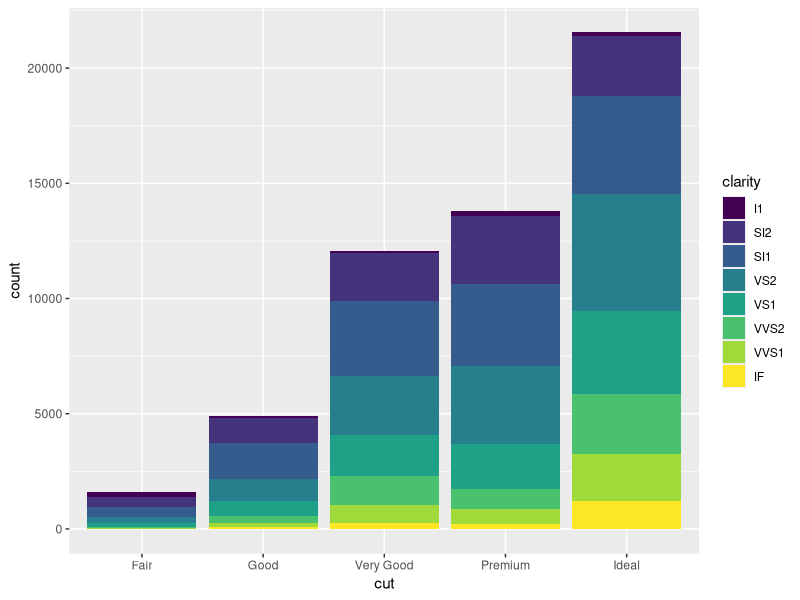
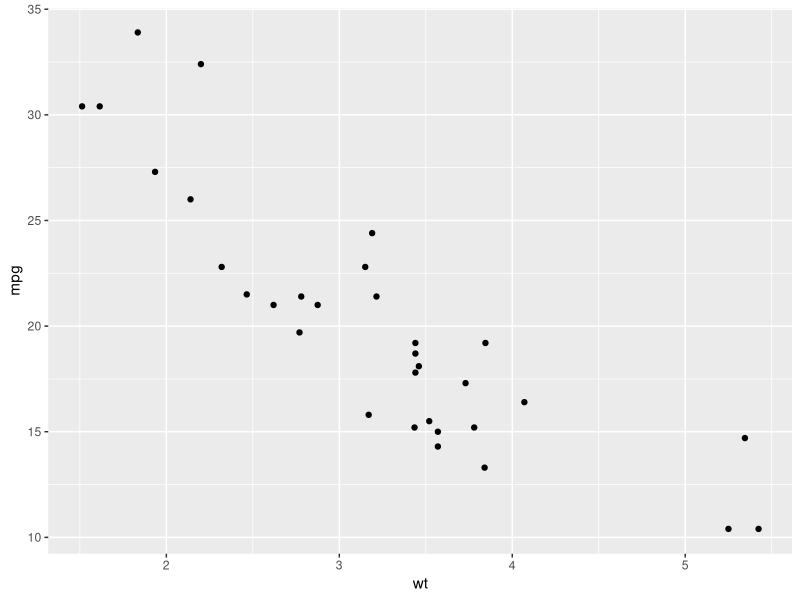
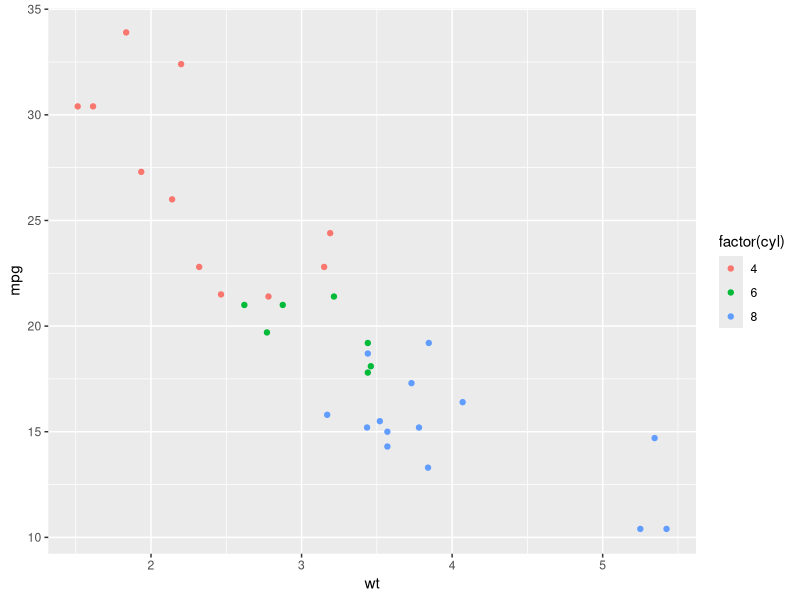
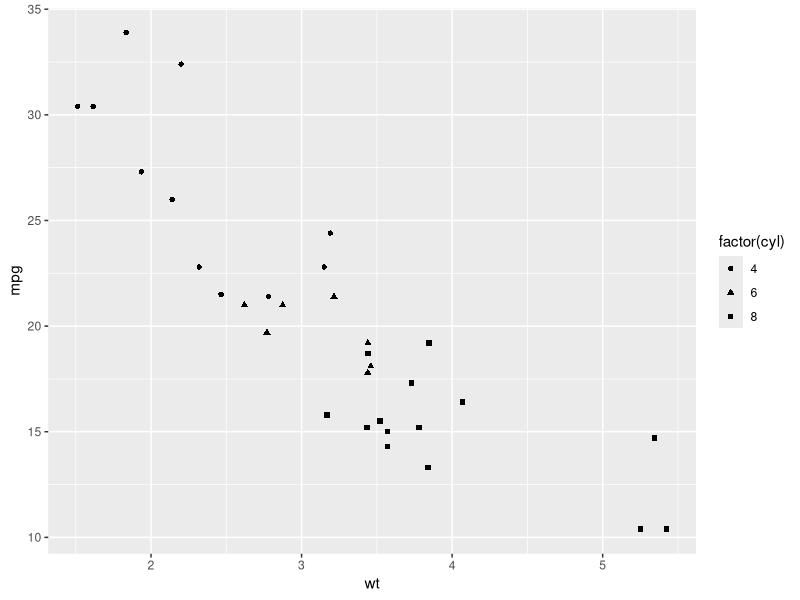
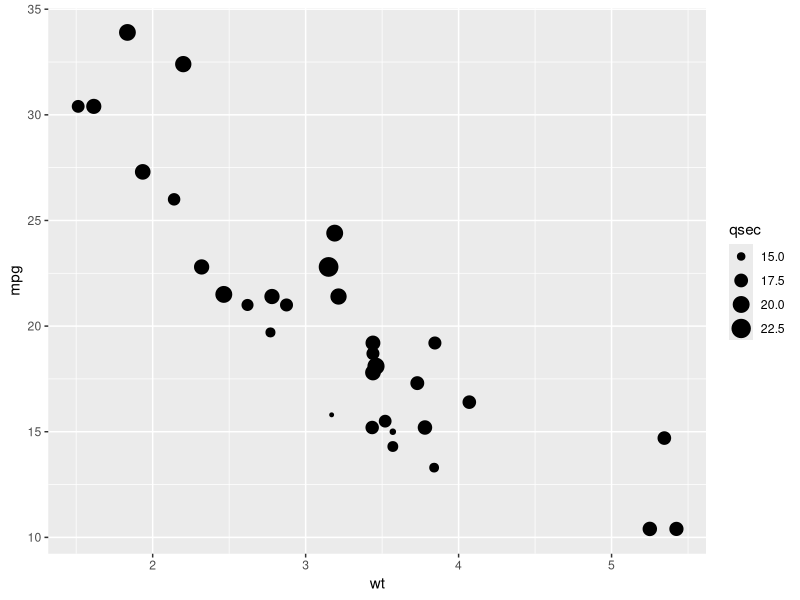
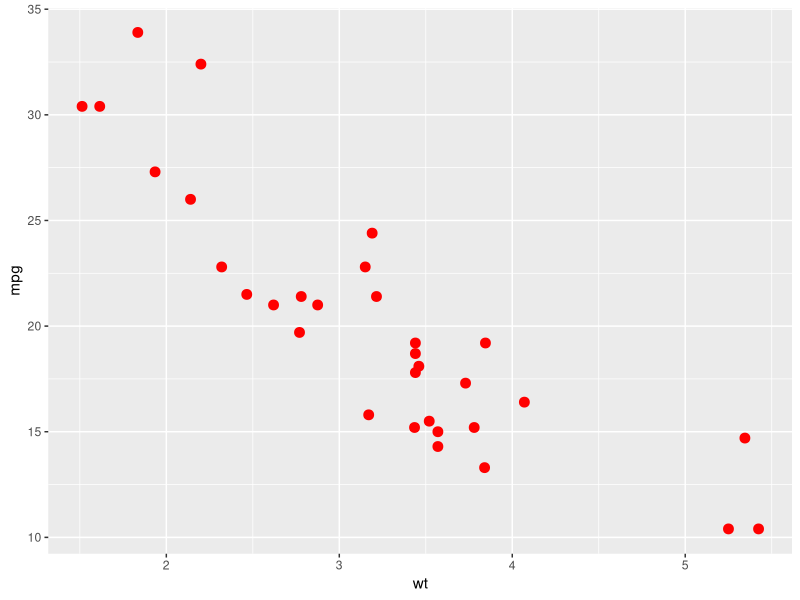
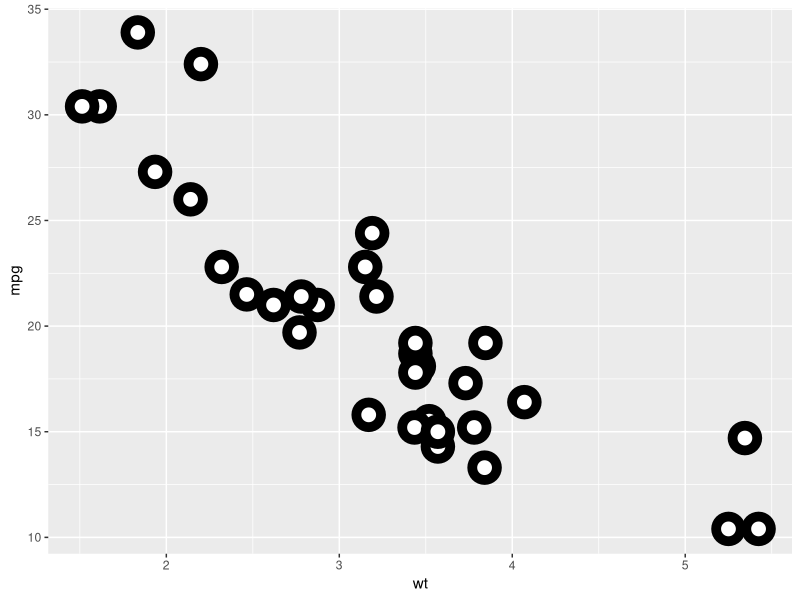

Write the R code that produced these figures, in order.
# Setting up and testing out ggplot2

install.packages("ggplot2")
library(ggplot2)

# Diamonds is a test dat set within ggplot2
ggplot(diamonds) + geom_bar(aes(x = cut, fill = clarity))

# More examples
example(geom_point)
